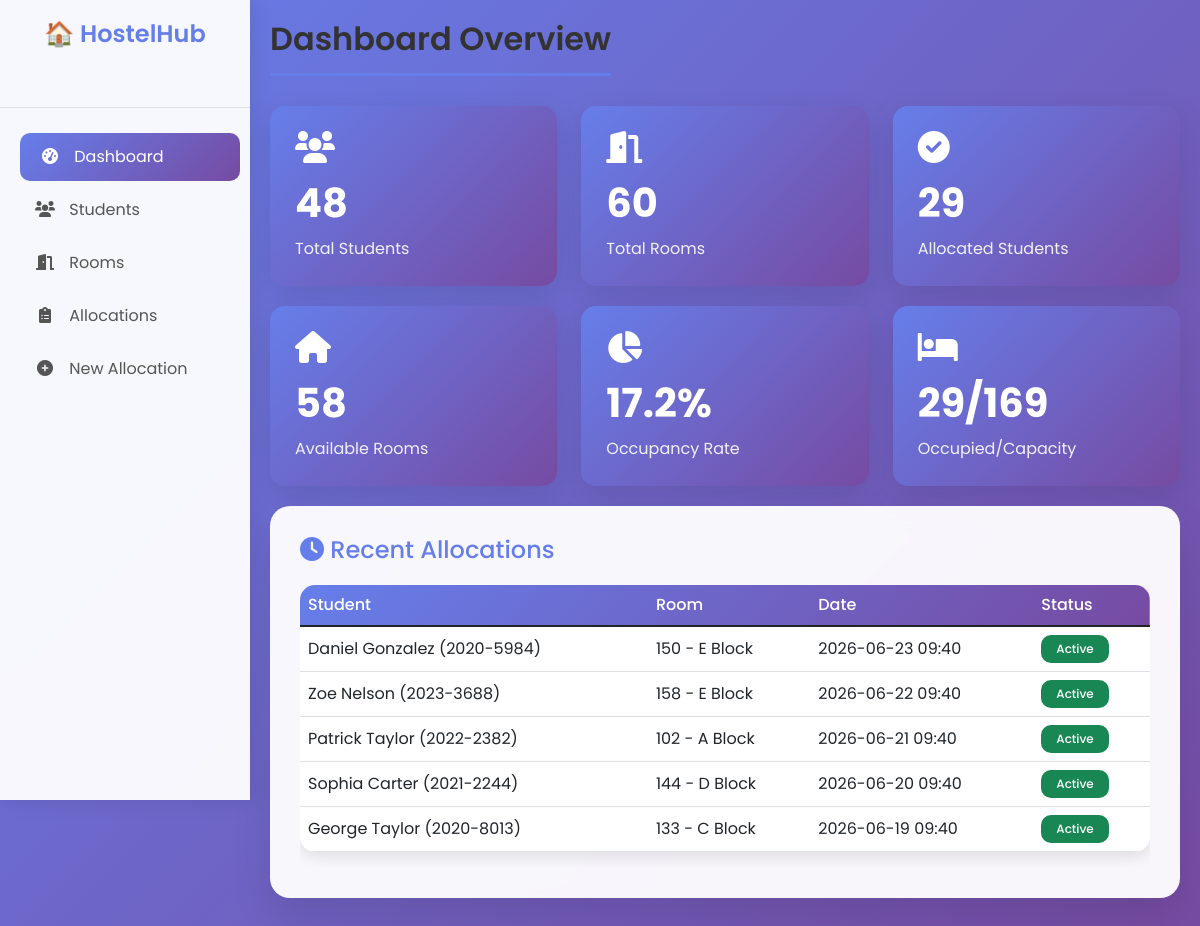
/dashboard, run on the app's committed database.
### app.py (models this page shows)
class Allocation(db.Model):
    id = db.Column(db.Integer, primary_key=True)
    student_id = db.Column(db.Integer, db.ForeignKey('student.id'), nullable=False)
    room_id = db.Column(db.Integer, db.ForeignKey('room.id'), nullable=False)
    allocation_date = db.Column(db.DateTime, default=datetime.utcnow)
    status = db.Column(db.String(20), default='Active')
    student = db.relationship('Student', backref='allocations')
    room = db.relationship('Room', backref='allocations')

class Student(db.Model):
    id = db.Column(db.Integer, primary_key=True)
    name = db.Column(db.String(100), nullable=False)
    roll_number = db.Column(db.String(20), unique=True, nullable=False)
    email = db.Column(db.String(100), unique=True, nullable=False)
    phone = db.Column(db.String(15))
    gender = db.Column(db.String(10))
    course = db.Column(db.String(50))
    year = db.Column(db.Integer)
    allocated_room = db.Column(db.String(20))
    created_at = db.Column(db.DateTime, default=datetime.utcnow)

class Room(db.Model):
    id = db.Column(db.Integer, primary_key=True)
    room_number = db.Column(db.String(20), unique=True, nullable=False)
    block = db.Column(db.String(10), nullable=False)
    floor = db.Column(db.Integer, nullable=False)
    capacity = db.Column(db.Integer, default=2)
    occupied = db.Column(db.Integer, default=0)
    room_type = db.Column(db.String(20))
    gender = db.Column(db.String(10))
    status = db.Column(db.String(20), default='Available')

### app.py (the view)
@app.route('/dashboard')
def dashboard():
    total_students = Student.query.count()
    total_rooms = Room.query.count()
    allocated_students = Student.query.filter(
        Student.allocated_room.isnot(None),
        Student.allocated_room != ''
    ).count()
    available_rooms = Room.query.filter_by(status='Available').count()
    total_capacity = db.session.query(func.sum(Room.capacity)).scalar() or 0
    total_occupied = db.session.query(func.sum(Room.occupied)).scalar() or 0
    total_capacity = max(0, total_capacity)
    total_occupied = max(0, total_occupied)
    occupancy_rate = 0
    if total_capacity > 0:
        occupancy_rate = round((total_occupied / total_capacity * 100), 1)
        occupancy_rate = min(100, occupancy_rate)
    stats = {
        'total_students': total_students,
        'total_rooms': total_rooms,
        'allocated_students': allocated_students,
        'available_rooms': available_rooms,
        'total_capacity': total_capacity,
        'total_occupied': total_occupied,
        'occupancy_rate': occupancy_rate
    }
    recent_allocations = Allocation.query.order_by(
        Allocation.allocation_date.desc()
    ).limit(5).all()
    return render_template(
        'dashboard.html',
        stats=stats,
        recent_allocations=recent_allocations
    )

### templates/dashboard.html (shortened to what this page needs)
{% extends "base.html" %}
{% block content %}
<h2 class="page-title">Dashboard Overview</h2>
<div class="row">
    <div class="col-md-4">
        <div class="stat-card">
            <i class="fas fa-users fa-2x mb-3"></i>
            <h3>{{ stats.total_students }}</h3>
            <p>Total Students</p>
        </div>
    </div>
    <div class="col-md-4">
        <div class="stat-card">
            <i class="fas fa-door-open fa-2x mb-3"></i>
            <h3>{{ stats.total_rooms }}</h3>
            <p>Total Rooms</p>
        </div>
    </div>
    <div class="col-md-4">
        <div class="stat-card">
            <i class="fas fa-check-circle fa-2x mb-3"></i>
            <h3>{{ stats.allocated_students }}</h3>
            <p>Allocated Students</p>
        </div>
    </div>
</div>
<div class="row">
    <div class="col-md-4">
        <div class="stat-card">
            <i class="fas fa-home fa-2x mb-3"></i>
            <h3>{{ stats.available_rooms }}</h3>
            <p>Available Rooms</p>
        </div>
    </div>
    <div class="col-md-4">
        <div class="stat-card">
            <i class="fas fa-chart-pie fa-2x mb-3"></i>
            <h3>{{ stats.occupancy_rate }}%</h3>
            <p>Occupancy Rate</p>
        </div>
    </div>
    <div class="col-md-4">
        <div class="stat-card">
            <i class="fas fa-bed fa-2x mb-3"></i>
            <h3>{{ stats.total_occupied }}/{{ stats.total_capacity }}</h3>
            <p>Occupied/Capacity</p>
        </div>
    </div>
</div>
<div class="content-card">
    <h4 style="color: #667eea; margin-bottom: 20px;">
        <i class="fas fa-clock"></i> Recent Allocations
    </h4>
    {% if recent_allocations %}
    <div class="table-responsive">
        <table class="table">
            <thead>
                <tr>
                    <th>Student</th>
                    <th>Room</th>
                    <th>Date</th>
                    <th>Status</th>
                </tr>
            </thead>
            <tbody>
                {% for allocation in recent_allocations %}
                <tr>
                    <td>{{ allocation.student.name }} ({{ allocation.student.roll_number }})</td>
                    <td>{{ allocation.room.room_number }} - {{ allocation.room.block }} Block</td>
                    <td>{{ allocation.allocation_date.strftime('%Y-%m-%d %H:%M') }}</td>
                    <td>
                        <span class="badge bg-success">{{ allocation.status }}</span>
                    </td>
                </tr>
                {% endfor %}
            </tbody>
        </table>
    </div>
    {% else %}
    <p class="text-muted">No allocations yet.</p>
    {% endif %}
</div>
{% endblock %}

### templates/base.html (shortened to what this page needs)
<!DOCTYPE html>
<html lang="en">
<head>
    <link href="https://cdn.jsdelivr.net/npm/bootstrap@5.1.3/dist/css/bootstrap.min.css" rel="stylesheet">
    <link href="https://cdnjs.cloudflare.com/ajax/libs/font-awesome/6.0.0/css/all.min.css" rel="stylesheet">
</head>
<body>
    <div class="wrapper">
        <nav class="sidebar">
            <div class="sidebar-header">
                <a class="navbar-brand" href="{{ url_for('index') }}">
                    <h3>🏠 HostelHub</h3>
                </a>
            </div>
            <div class="sidebar-menu">
                <a href="{{ url_for('dashboard') }}" class="{% if request.endpoint == 'dashboard' %}active{% endif %}">
                    <i class="fas fa-tachometer-alt"></i> Dashboard
                </a>
                <a href="{{ url_for('students') }}" class="{% if request.endpoint == 'students' %}active{% endif %}">
                    <i class="fas fa-users"></i> Students
                </a>
                <a href="{{ url_for('rooms') }}" class="{% if request.endpoint == 'rooms' %}active{% endif %}">
                    <i class="fas fa-door-open"></i> Rooms
                </a>
                <a href="{{ url_for('allocations') }}" class="{% if request.endpoint == 'allocations' %}active{% endif %}">
                    <i class="fas fa-clipboard-list"></i> Allocations
                </a>
                <a href="{{ url_for('allocate_room') }}" class="{% if request.endpoint == 'allocate_room' %}active{% endif %}">
                    <i class="fas fa-plus-circle"></i> New Allocation
                </a>
            </div>
        </nav>
        <div class="main-content">
            {% block content %}{% endblock %}
        </div>
    </div>
</body>
</html>

### templates/base.html (style rules this page uses)
* { margin: 0; padding: 0; box-sizing: border-box; }
body { font-family: 'Poppins', sans-serif; background: linear-gradient(135deg, #667eea 0%, #764ba2 100%); min-height: 100vh; }
.wrapper { display: flex; min-height: 100vh; }
.sidebar { width: 250px; background: rgba(255, 255, 255, 0.95); backdrop-filter: blur(10px); box-shadow: 2px 0 20px rgba(0, 0, 0, 0.1); position: fixed; height: 100vh; left: 0; top: 0; z-index: 1000; transition: all 0.3s ease; }
.sidebar-header { padding: 20px; text-align: center; border-bottom: 1px solid #e0e0e0; }
.sidebar-header h3 { color: #667eea; font-weight: 600; font-size: 1.5rem; }
.sidebar-menu { padding: 20px 0; }
.sidebar-menu a { display: block; padding: 12px 20px; color: #555; text-decoration: none; transition: all 0.3s ease; margin: 5px 15px; border-radius: 10px; }
.sidebar-menu a:hover, .sidebar-menu a.active { background: linear-gradient(135deg, #667eea 0%, #764ba2 100%); color: white; transform: translateX(5px); }
.sidebar-menu a i { margin-right: 10px; width: 20px; text-align: center; }
.main-content { margin-left: 250px; flex: 1; padding: 20px; }
.content-card { background: rgba(255, 255, 255, 0.95); backdrop-filter: blur(10px); border-radius: 20px; padding: 30px; box-shadow: 0 20px 40px rgba(0, 0, 0, 0.1); margin-bottom: 20px; }
.page-title { color: #333; font-weight: 600; margin-bottom: 30px; padding-bottom: 15px; border-bottom: 3px solid #667eea; display: inline-block; }
.table { background: white; border-radius: 15px; overflow: hidden; box-shadow: 0 5px 15px rgba(0, 0, 0, 0.1); }
.table thead { background: linear-gradient(135deg, #667eea 0%, #764ba2 100%); color: white; }
.table th { font-weight: 500; border: none; }
.table td { vertical-align: middle; }
.stat-card { background: linear-gradient(135deg, #667eea 0%, #764ba2 100%); color: white; border-radius: 15px; padding: 25px; margin-bottom: 20px; box-shadow: 0 10px 30px rgba(0, 0, 0, 0.1); transition: all 0.3s ease; }
.stat-card h3 { font-size: 2.5rem; font-weight: 700; margin-bottom: 10px; }
.stat-card p { margin: 0; opacity: 0.9; }
.badge { padding: 8px 15px; border-radius: 10px; font-weight: 500; }

### data on the page
Allocation: student.name "Daniel Gonzalez", student.roll_number "2020-5984", room.room_number "150", room.block "E", allocation_date "2026-06-23 09:40", status "Active"
Allocation: student.name "Zoe Nelson", student.roll_number "2023-3688", room.room_number "158", room.block "E", allocation_date "2026-06-22 09:40", status "Active"
Allocation: student.name "Patrick Taylor", student.roll_number "2022-2382", room.room_number "102", room.block "A", allocation_date "2026-06-21 09:40", status "Active"
Allocation: student.name "Sophia Carter", student.roll_number "2021-2244", room.room_number "144", room.block "D", allocation_date "2026-06-20 09:40", status "Active"
Allocation: student.name "George Taylor", student.roll_number "2020-8013", room.room_number "133", room.block "C", allocation_date "2026-06-19 09:40", status "Active"

### other printed values
{{ stats.total_students }} "48"
{{ stats.total_rooms }} "60"
{{ stats.allocated_students }} "29"
{{ stats.available_rooms }} "58"
{{ stats.occupancy_rate }} "17.2"
{{ stats.total_occupied }} "29"
{{ stats.total_capacity }} "169"
